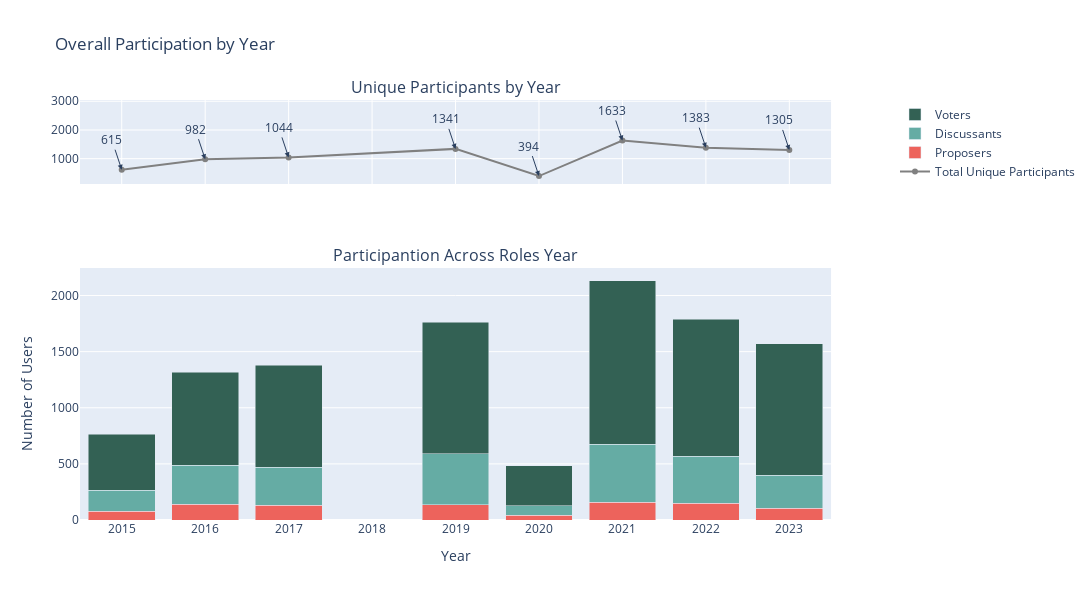

This figure's notebook cell:
### Markdown cell above
#### Roles and participation by year (line & bar graph)

### Code cell
df = roles_by_year
df_pivot = df.pivot(index='year', columns='role', values='users').reset_index()

df_pivot['total'] = df_pivot['proposer'] + df_pivot['discussant'] + df_pivot['voter']

fig = make_subplots(
    rows=2, cols=1,
    shared_xaxes=True,
    vertical_spacing=0.2,
    subplot_titles=('Unique Participants by Year', 'Participantion Across Roles Year'),
    row_heights=[0.25, 0.75],  # Relative heights for the subplots
    specs=[[{"secondary_y": True}], [{}]]
)

# line chart with markers
fig.add_trace(
    go.Scatter(
        x=all_participants_by_year['year'],
        y=all_participants_by_year['users'],
        mode='lines+markers',
        name='Total Unique Participants',
        line=dict(width=2, color='gray')
    ),
    row=1, col=1,
    secondary_y=False
)

# bar chart
fig.add_trace(go.Bar(name='Proposers', x=df_pivot['year'], y=df_pivot['proposer'], marker_color='#ed635c'), row=2, col=1)
fig.add_trace(go.Bar(name='Discussants', x=df_pivot['year'], y=df_pivot['discussant'], marker_color='#65aca4'), row=2, col=1)
fig.add_trace(go.Bar(name='Voters', x=df_pivot['year'], y=df_pivot['voter'], marker_color='#336154'), row=2, col=1)

# annontations
for year, participants in zip(all_participants_by_year['year'], all_participants_by_year['users']):
    fig.add_annotation(
        x=year,
        y=participants,
        text=str(participants),
        showarrow=True,
        arrowhead=2,
        yref='y1'
    )

fig.update_layout(
    barmode='stack',
    title_text='Overall Participation by Year',
    height=600,
    width=1400
)

fig.update_xaxes(title_text="Year", row=2, col=1)
fig.update_yaxes(title_text="Number of Users", row=2, col=1)

iplot(fig, config=iplot_config)

### Figure 1 — Plotly figure (JSON) as saved in the notebook; plotly's stock layout.template omitted (floating-point values rounded to 4 significant figures)
{"data": [{"line": {"color": "gray", "width": 2}, "mode": "lines+markers", "name": "Total Unique Participants", "type": "scatter", "x": [2015, 2016, 2017, 2019, 2020, 2021, 2022, 2023], "xaxis": "x", "y": [615, 982, 1044, 1341, 394, 1633, 1383, 1305], "yaxis": "y"}, {"marker": {"color": "#ed635c"}, "name": "Proposers", "type": "bar", "x": [2015, 2016, 2017, 2019, 2020, 2021, 2022, 2023], "xaxis": "x2", "y": [78, 142, 130, 137, 42, 159, 149, 103], "yaxis": "y3"}, {"marker": {"color": "#65aca4"}, "name": "Discussants", "type": "bar", "x": [2015, 2016, 2017, 2019, 2020, 2021, 2022, 2023], "xaxis": "x2", "y": [186, 347, 341, 454, 85, 517, 421, 296], "yaxis": "y3"}, {"marker": {"color": "#336154"}, "name": "Voters", "type": "bar", "x": [2015, 2016, 2017, 2019, 2020, 2021, 2022, 2023], "xaxis": "x2", "y": [500, 828, 910, 1173, 356, 1457, 1218, 1173], "yaxis": "y3"}], "layout": {"annotations": [{"font": {"size": 16}, "showarrow": false, "text": "Unique Participants by Year", "x": 0.47, "xanchor": "center", "xref": "paper", "y": 1, "yanchor": "bottom", "yref": "paper"}, {"font": {"size": 16}, "showarrow": false, "text": "Participantion Across Roles Year", "x": 0.47, "xanchor": "center", "xref": "paper", "y": 0.6, "yanchor": "bottom", "yref": "paper"}, {"arrowhead": 2, "showarrow": true, "text": "615", "x": 2015, "y": 615, "yref": "y"}, {"arrowhead": 2, "showarrow": true, "text": "982", "x": 2016, "y": 982, "yref": "y"}, {"arrowhead": 2, "showarrow": true, "text": "1044", "x": 2017, "y": 1044, "yref": "y"}, {"arrowhead": 2, "showarrow": true, "text": "1341", "x": 2019, "y": 1341, "yref": "y"}, {"arrowhead": 2, "showarrow": true, "text": "394", "x": 2020, "y": 394, "yref": "y"}, {"arrowhead": 2, "showarrow": true, "text": "1633", "x": 2021, "y": 1633, "yref": "y"}, {"arrowhead": 2, "showarrow": true, "text": "1383", "x": 2022, "y": 1383, "yref": "y"}, {"arrowhead": 2, "showarrow": true, "text": "1305", "x": 2023, "y": 1305, "yref": "y"}], "barmode": "stack", "height": 600, "title": {"text": "Overall Participation by Year"}, "width": 1400, "xaxis": {"anchor": "y", "autorange": true, "domain": [0, 0.94], "matches": "x2", "range": [2014.0, 2024.0], "showticklabels": false, "type": "linear"}, "xaxis2": {"anchor": "y3", "autorange": true, "domain": [0, 0.94], "range": [2014.0, 2024.0], "title": {"text": "Year"}, "type": "linear"}, "yaxis": {"anchor": "x", "autorange": true, "domain": [0.8, 1], "range": [128.1, 2937.0], "type": "linear"}, "yaxis2": {"anchor": "x", "overlaying": "y", "side": "right"}, "yaxis3": {"anchor": "x2", "autorange": true, "domain": [0, 0.6], "range": [0, 2245.0], "title": {"text": "Number of Users"}, "type": "linear"}}}
